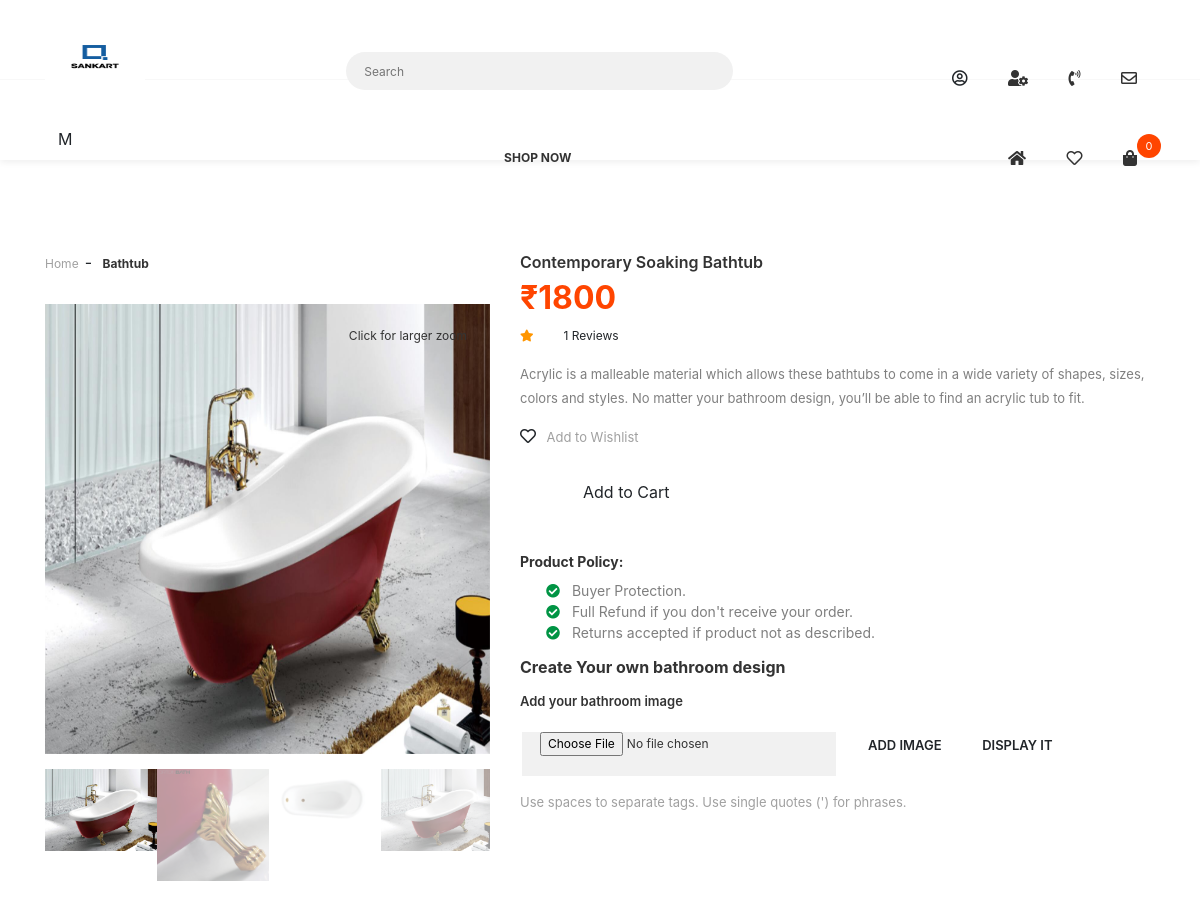
The page /category/bathtub/contemporary-soaking-bathtub/ (upper part) on the database as committed earlier.
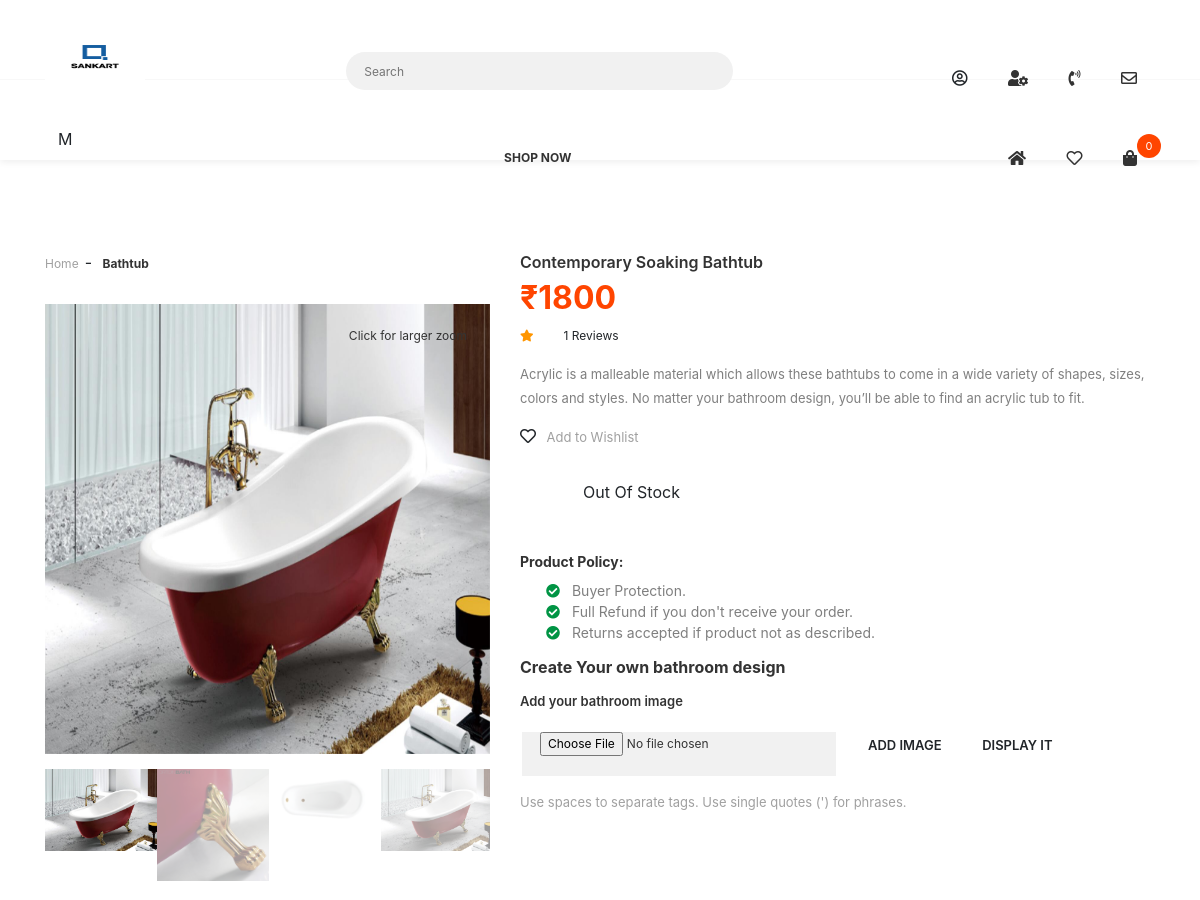
The same page on the database as committed later.
### shop_app/views.py (the view)
def product_detail(request,  category_slug, product_slug):
    try:
        single_product = Product.objects.get(
            category__slug=category_slug, slug=product_slug)
        in_cart = CartItem.objects.filter(cart__cart_id=_cart_id(
            request), product=single_product).exists()
    except Exception as e:
        raise e
    reviews = ReviewRating.objects.filter(
        product_id=single_product.id, status=True)
    product_gallery=Productgallery.objects.filter(product_id=single_product.id)
    context = {
        'single_product': single_product,
        'in_cart': in_cart,
        'reviews': reviews,
        'product_gallery':product_gallery,
    }
    return render(request, 'product-detail-variable.html', context)

### cart/context_processors.py (called while the page is built)
def counter(request):
    cart_count = 0
    if 'admin' in request.path:
        return {}
    else:
        try:
            cart = Cart.objects.filter(cart_id=_cart_id(request))
            if request.user.is_authenticated:
                cart_items = CartItem.objects.all().filter(user=request.user)
            else:
                cart_items = CartItem.objects.all().filter(cart=cart[:1])
            for cart_item in cart_items:
                cart_count += cart_item.quantity
        except Cart.DoesNotExist:
            cart_count = 0
    return dict(cart_count=cart_count)

### cart/views.py (called while the page is built)
def _cart_id(request):
    cart = request.session.session_key
    if not cart:
        cart = request.session.create()
    return cart

### shop_app/context_processors.py (called while the page is built)
def menu_links(request):
    links = Category.objects.all()
    return dict(links=links)

### shop_app/models.py (called while the page is built)
    def __str__(self):
        return self.category_name

    def averageReview(self):
        reviews = ReviewRating.objects.filter(
            product=self, status=True).aggregate(average=Avg('rating'))
        avg = 0
        if reviews['average'] is not None:
            avg = float(reviews['average'])
        return avg

### variations/models.py (called while the page is built)
    def __str__(self):
        return self.color

### templates/product-detail-variable.html (shortened to what the changed rows need)
{% extends 'base.html' %}
{% load static %}
{% block content %}
        <div class="app-content">
            <div class="u-s-p-t-90">
                <div class="container">
                    <div class="row">
                        <div class="col-lg-7">
                            <div class="pd-detail">
                                <div class="u-s-m-b-15">
                                    <form class="pd-detail__form" action="{% url 'add_cart' single_product.id %}" method="POST">
                                        <div class="pd-detail-inline-2">
                                             {% if single_product.stock <= 0 %}
                                            <div class="u-s-m-b-15">
                                                <a class="btn btn--e-brand-b-2" >Out Of Stock</a>
                                            </div>
                                            {% else %}
                                            <div class="u-s-m-b-15">
                                                <button class="btn btn--e-brand-b-2" type="submit">Add to Cart</button>
                                            </div>
                                            {% endif %}
                                        </div>
                                    </form>
                                </div>
                                <div class="tab-pane" >
                                        <div class="pd-tab__tag">
                                            <h2 class="u-s-m-b-15">Create Your own bathroom design</h2>
                                        </div>
                                    </div>
                            </div>
                        </div>
                    </div>
                </div>
            </div>
        </div>
{% endblock %}

Rows that differ between the two databases and show on the page:
changed Product "Contemporary Soaking Bathtub": stock 2 → 0 (drawn)
Other text that changed with them:
text no longer shown: "Add to Cart"
text now shown: "Out Of Stock"
